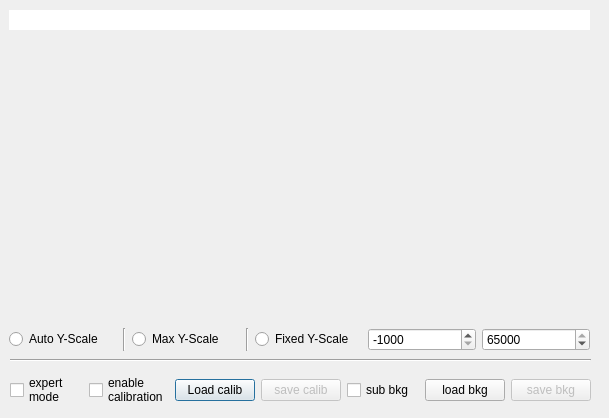
<?xml version="1.0" encoding="UTF-8"?>
<ui version="4.0">
 <class>display</class>
 <widget class="QDialog" name="display">
  <property name="geometry">
   <rect>
    <x>0</x>
    <y>0</y>
    <width>609</width>
    <height>418</height>
   </rect>
  </property>
  <property name="sizePolicy">
   <sizepolicy hsizetype="Maximum" vsizetype="Preferred">
    <horstretch>0</horstretch>
    <verstretch>0</verstretch>
   </sizepolicy>
  </property>
  <property name="windowTitle">
   <string>Online Display</string>
  </property>
  <widget class="QWidget" name="verticalLayoutWidget">
   <property name="geometry">
    <rect>
     <x>9</x>
     <y>10</y>
     <width>581</width>
     <height>341</height>
    </rect>
   </property>
   <layout class="QVBoxLayout" name="verticalLayout">
    <item>
     <widget class="QLineEdit" name="lineTitle">
      <property name="frame">
       <bool>false</bool>
      </property>
      <property name="alignment">
       <set>Qt::AlignCenter</set>
      </property>
      <property name="readOnly">
       <bool>true</bool>
      </property>
     </widget>
    </item>
    <item>
     <widget class="QCustomPlot" name="plot" native="true">
      <property name="sizePolicy">
       <sizepolicy hsizetype="Preferred" vsizetype="Expanding">
        <horstretch>0</horstretch>
        <verstretch>0</verstretch>
       </sizepolicy>
      </property>
     </widget>
    </item>
    <item>
     <layout class="QHBoxLayout" name="horizontalLayout">
      <item>
       <widget class="QRadioButton" name="radioButtonAutoscale">
        <property name="text">
         <string>Auto Y-Scale</string>
        </property>
        <attribute name="buttonGroup">
         <string notr="true">buttonGroup</string>
        </attribute>
       </widget>
      </item>
      <item>
       <widget class="Line" name="line">
        <property name="orientation">
         <enum>Qt::Vertical</enum>
        </property>
       </widget>
      </item>
      <item>
       <widget class="QRadioButton" name="radioButtonMaxScale">
        <property name="text">
         <string>Max Y-Scale</string>
        </property>
        <attribute name="buttonGroup">
         <string notr="true">buttonGroup</string>
        </attribute>
       </widget>
      </item>
      <item>
       <widget class="Line" name="line_2">
        <property name="orientation">
         <enum>Qt::Vertical</enum>
        </property>
       </widget>
      </item>
      <item>
       <widget class="QRadioButton" name="radioButtonFixedScale">
        <property name="text">
         <string>Fixed Y-Scale</string>
        </property>
        <attribute name="buttonGroup">
         <string notr="true">buttonGroup</string>
        </attribute>
       </widget>
      </item>
      <item>
       <widget class="QSpinBox" name="spinBox_fixedmin">
        <property name="minimum">
         <number>-1000</number>
        </property>
        <property name="maximum">
         <number>66000</number>
        </property>
        <property name="singleStep">
         <number>100</number>
        </property>
        <property name="value">
         <number>-1000</number>
        </property>
        <property name="displayIntegerBase">
         <number>10</number>
        </property>
       </widget>
      </item>
      <item>
       <widget class="QSpinBox" name="spinBox_fixedmax">
        <property name="minimum">
         <number>1000</number>
        </property>
        <property name="maximum">
         <number>65000</number>
        </property>
        <property name="singleStep">
         <number>100</number>
        </property>
        <property name="value">
         <number>65000</number>
        </property>
       </widget>
      </item>
     </layout>
    </item>
   </layout>
  </widget>
  <widget class="Line" name="line_3">
   <property name="geometry">
    <rect>
     <x>10</x>
     <y>350</y>
     <width>581</width>
     <height>20</height>
    </rect>
   </property>
   <property name="sizePolicy">
    <sizepolicy hsizetype="Expanding" vsizetype="Fixed">
     <horstretch>0</horstretch>
     <verstretch>0</verstretch>
    </sizepolicy>
   </property>
   <property name="orientation">
    <enum>Qt::Horizontal</enum>
   </property>
  </widget>
  <widget class="QWidget" name="horizontalLayoutWidget">
   <property name="geometry">
    <rect>
     <x>10</x>
     <y>370</y>
     <width>581</width>
     <height>41</height>
    </rect>
   </property>
   <layout class="QHBoxLayout" name="horizontalLayout_2">
    <item>
     <widget class="QCheckBox" name="checkBox_expertmode">
      <property name="text">
       <string>expert
mode</string>
      </property>
     </widget>
    </item>
    <item>
     <widget class="QCheckBox" name="checkBox_enablecalib">
      <property name="text">
       <string>enable
calibration</string>
      </property>
     </widget>
    </item>
    <item>
     <widget class="QPushButton" name="pushButton_loadcalib">
      <property name="text">
       <string>Load calib</string>
      </property>
     </widget>
    </item>
    <item>
     <widget class="QPushButton" name="pushButton_savecalib">
      <property name="enabled">
       <bool>false</bool>
      </property>
      <property name="text">
       <string>save calib</string>
      </property>
     </widget>
    </item>
    <item>
     <widget class="QCheckBox" name="checkBox_subbkg">
      <property name="text">
       <string>sub bkg</string>
      </property>
     </widget>
    </item>
    <item>
     <widget class="QPushButton" name="pushButton_loadbkg">
      <property name="text">
       <string>load bkg</string>
      </property>
     </widget>
    </item>
    <item>
     <widget class="QPushButton" name="pushButton_savebkg">
      <property name="enabled">
       <bool>false</bool>
      </property>
      <property name="text">
       <string>save bkg</string>
      </property>
     </widget>
    </item>
   </layout>
  </widget>
 </widget>
 <customwidgets>
  <customwidget>
   <class>QCustomPlot</class>
   <extends>QWidget</extends>
   <header>qcustomplot.h</header>
   <container>1</container>
  </customwidget>
 </customwidgets>
 <resources/>
 <connections/>
 <buttongroups>
  <buttongroup name="buttonGroup"/>
 </buttongroups>
</ui>
